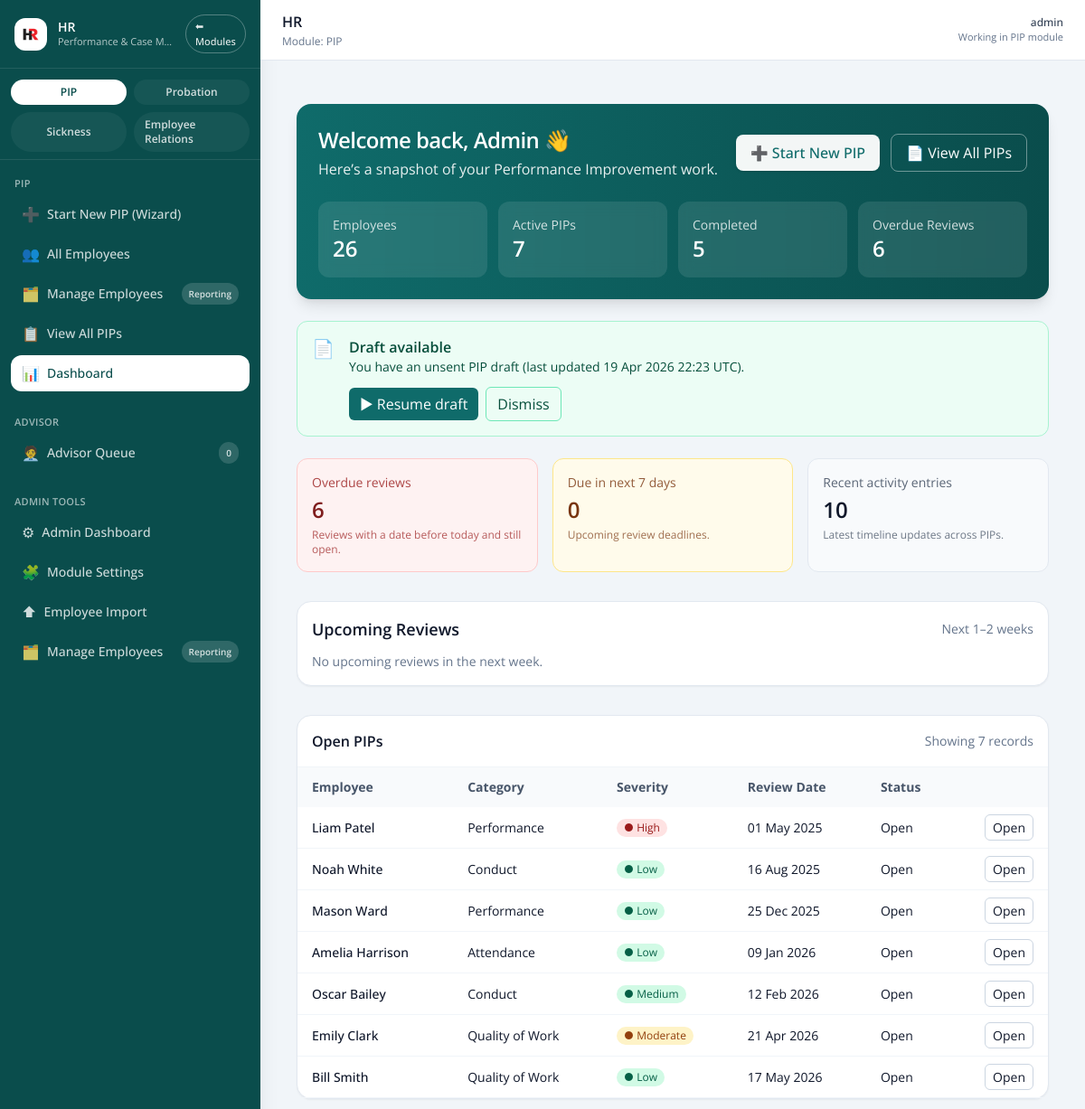
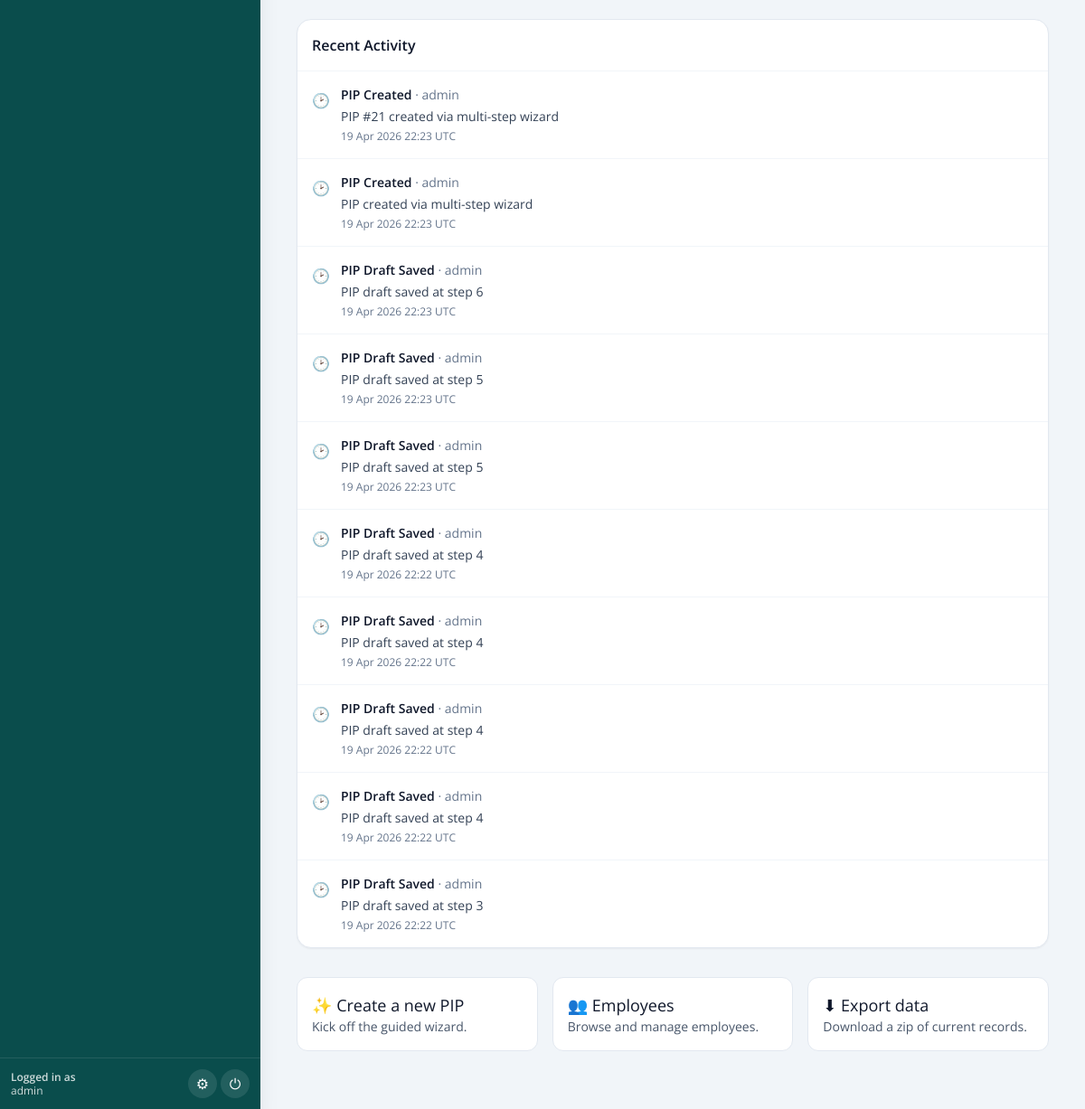
Page /dashboard (signed in) on the earlier database version (2 pictures, top to bottom).
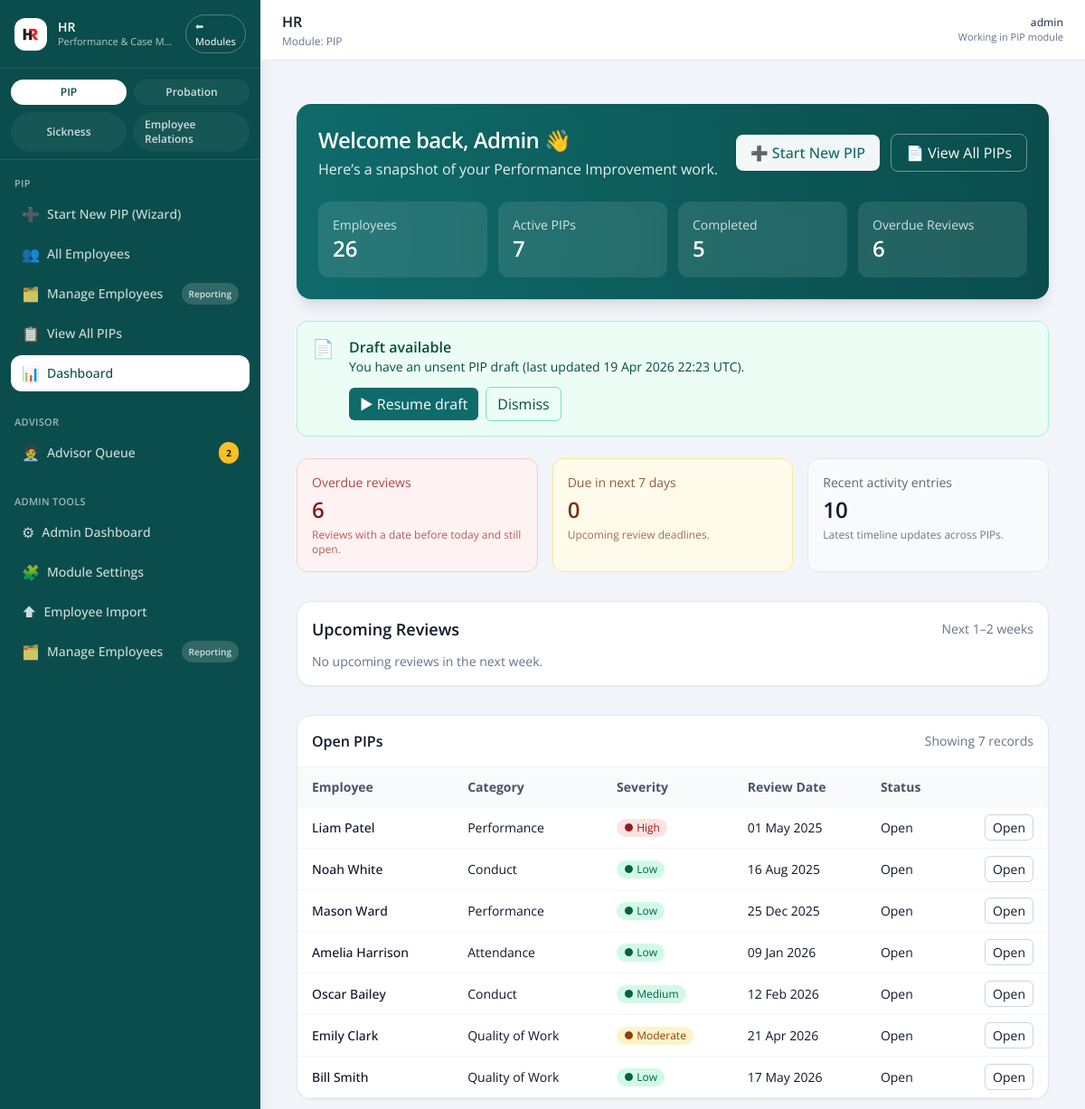
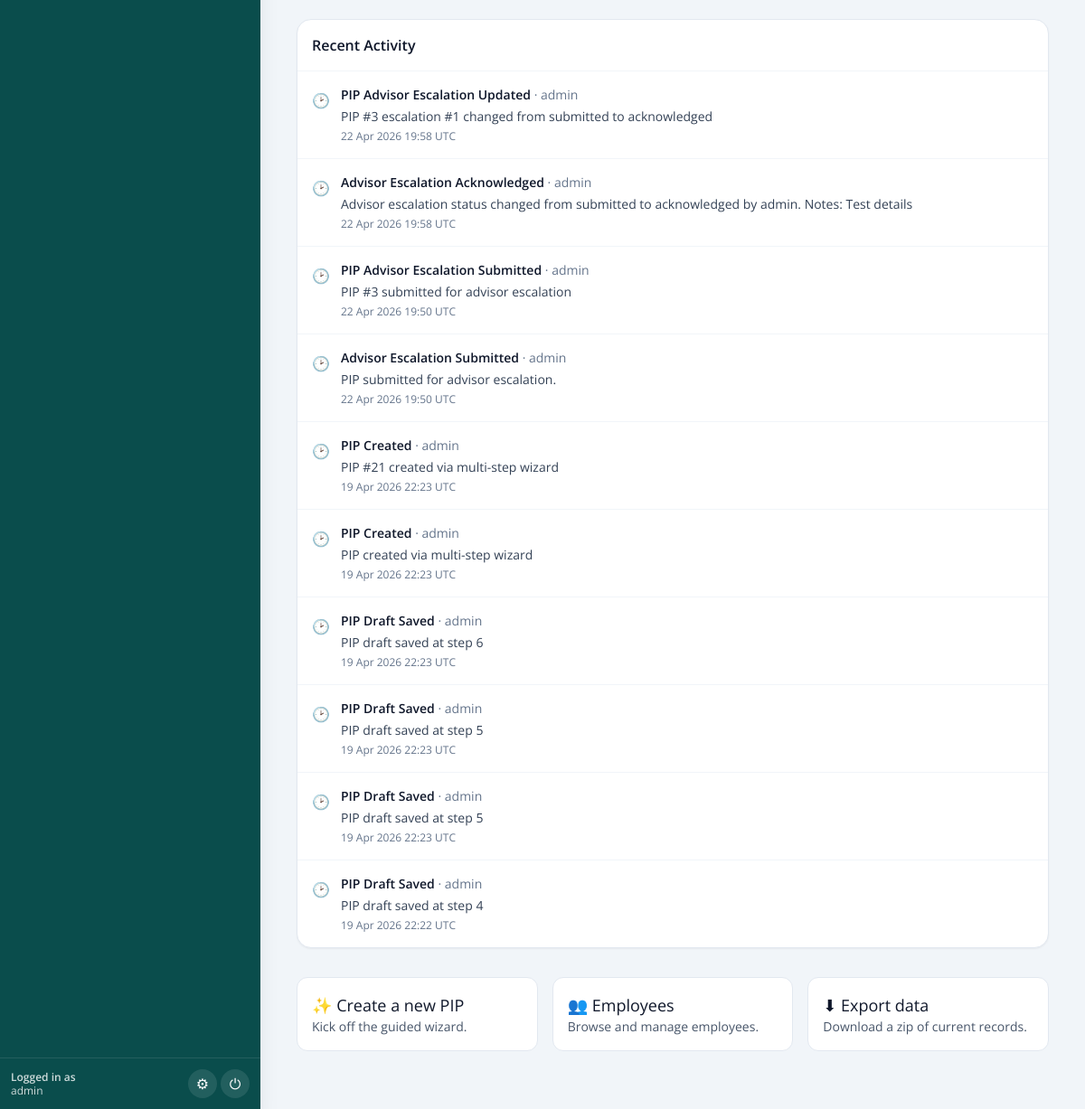
Same page on the later database version (2 pictures, top to bottom).
### pip_app/models.py (models this page shows, shortened)
class PIPRecord(db.Model):
    __tablename__ = "pip_record"
    id = db.Column(db.Integer, primary_key=True)
    employee_id = db.Column(db.Integer, db.ForeignKey("employee.id"), nullable=False)
    assigned_to = db.Column(
        db.Integer, db.ForeignKey("user.id"), nullable=True
    )
    concerns = db.Column(db.Text, nullable=False)
    start_date = db.Column(db.Date, nullable=False)
    review_date = db.Column(db.Date, nullable=False)
    meeting_notes = db.Column(db.Text)
    status = db.Column(db.String(20), default="Open")
    created_by = db.Column(db.String(100))
    created_at = db.Column(db.DateTime, default=datetime.utcnow)
    last_updated = db.Column(
        db.DateTime, default=datetime.utcnow, onupdate=datetime.utcnow
    )
    ai_advice = db.Column(db.Text)
    ai_advice_generated_at = db.Column(db.DateTime)
    capability_meeting_date = db.Column(db.DateTime, nullable=True)
    capability_meeting_time = db.Column(db.String, nullable=True)
    capability_meeting_venue = db.Column(db.String, nullable=True)
    concern_category = db.Column(db.String(100))
    severity = db.Column(db.String(50))
    frequency = db.Column(db.String(50))
    tags = db.Column(db.Text)
    ai_summary = db.Column(db.Text, nullable=True)
    ai_action_suggestions = db.Column(JSON, nullable=True)
    ai_next_up = db.Column(JSON, nullable=True)
    ai_actions_accepted = db.Column(JSON, nullable=True)
    outcome_status = db.Column(db.String(50), nullable=True)
    outcome_notes = db.Column(db.Text, nullable=True)
    employee = db.relationship("Employee", back_populates="pips")
    assignee = db.relationship("User", backref="assigned_pips")
    action_items = db.relationship(
        "PIPActionItem",
        back_populates="pip_record",
        cascade="all, delete-orphan",
        lazy=True,
    )
    timeline_events = db.relationship(
        "TimelineEvent",
        back_populates="pip_record",
        cascade="all, delete-orphan",
        lazy=True,
    )
    advisor_escalations = db.relationship(
        "AdvisorEscalation",
        primaryjoin="and_(foreign(AdvisorEscalation.source_record_id) == PIPRecord.id, "
        "AdvisorEscalation.source_record_type == 'pip')",
        viewonly=True,
        lazy=True,
        order_by="desc(AdvisorEscalation.created_at)",
    )

class Employee(db.Model):
    id = db.Column(db.Integer, primary_key=True)
    organisation_id = db.Column(
        db.Integer,
        db.ForeignKey("organisations.id"),
        nullable=True,
        index=True,
    )
    first_name = db.Column(db.String(100))
    last_name = db.Column(db.String(100))
    job_title = db.Column(db.String(100))
    line_manager = db.Column(db.String(100))
    service = db.Column(db.String(100))
    start_date = db.Column(db.Date)
    team_id = db.Column(db.Integer)
    email = db.Column(db.String(120), nullable=True)
    employment_status = db.Column(db.String(20), nullable=False, default="Active")
    is_leaver = db.Column(db.Boolean, nullable=False, default=False)
    leaving_date = db.Column(db.Date, nullable=True)
    leaving_reason_category = db.Column(db.String(100), nullable=True)
    leaving_reason_detail = db.Column(db.Text, nullable=True)
    leaving_notes = db.Column(db.Text, nullable=True)
    marked_as_leaver_at = db.Column(db.DateTime, nullable=True)
    marked_as_leaver_by = db.Column(db.String(120), nullable=True)
    reactivated_at = db.Column(db.DateTime, nullable=True)
    reactivated_by = db.Column(db.String(120), nullable=True)
    organisation = db.relationship(
        "Organisation",
        backref=db.backref("employees", lazy=True),
    )
    pips = db.relationship("PIPRecord", back_populates="employee", lazy=True)

class TimelineEvent(db.Model):
    __tablename__ = "timeline_event"
    id = db.Column(db.Integer, primary_key=True)
    pip_record_id = db.Column(
        db.Integer, db.ForeignKey("pip_record.id"), nullable=True
    )
    timestamp = db.Column(db.DateTime, default=datetime.utcnow)
    event_type = db.Column(db.String(100))
    notes = db.Column(db.Text)
    updated_by = db.Column(db.String(100))
    created_at = db.Column(db.DateTime, default=datetime.utcnow)
    pip_record = db.relationship("PIPRecord", back_populates="timeline_events")

### app.py (the view)
@app.route('/dashboard')
@login_required
def dashboard():
    total_employees = Employee.query.count()
    active_pips = PIPRecord.query.filter_by(status='Open').count()
    completed_pips = PIPRecord.query.filter_by(status='Completed').count()
    today = today_local()
    upcoming_deadline = today + timedelta(days=7)
    if current_user.admin_level == 0:
        q_base = (
            PIPRecord.query
            .join(Employee)
            .filter(Employee.team_id == current_user.team_id)
            .filter(PIPRecord.assigned_to == current_user.id)
        )
        overdue_reviews = q_base.filter(
            PIPRecord.status == 'Open',
            PIPRecord.review_date < today
        ).count()
        open_pips = q_base.filter(PIPRecord.status == 'Open') \
            .order_by(PIPRecord.review_date.asc().nullslast()) \
            .all()
        q_upcoming = q_base.filter(
            PIPRecord.status == 'Open',
            PIPRecord.review_date >= today,
            PIPRecord.review_date <= upcoming_deadline
        )
        upcoming_pips = q_upcoming.order_by(PIPRecord.review_date.asc()).all()
        due_soon_count = q_upcoming.count()
        recent_activity = (
            TimelineEvent.query
            .join(PIPRecord, TimelineEvent.pip_record_id == PIPRecord.id)
            .filter(PIPRecord.assigned_to == current_user.id)
            .order_by(TimelineEvent.timestamp.desc())
            .limit(10)
            .all()
        )
    else:
        overdue_reviews = PIPRecord.query.filter(
            PIPRecord.status == 'Open',
            PIPRecord.review_date < today
        ).count()
        open_pips = PIPRecord.query.filter(PIPRecord.status == 'Open') \
            .join(Employee) \
            .order_by(PIPRecord.review_date.asc().nullslast()) \
            .all()
        upcoming_pips = PIPRecord.query.filter(
            PIPRecord.status == 'Open',
            PIPRecord.review_date >= today,
            PIPRecord.review_date <= upcoming_deadline
        ).order_by(PIPRecord.review_date.asc()).all()
        due_soon_count = PIPRecord.query.filter(
            PIPRecord.status == 'Open',
            PIPRecord.review_date >= today,
            PIPRecord.review_date <= upcoming_deadline
        ).count()
        recent_activity = TimelineEvent.query.order_by(TimelineEvent.timestamp.desc()).limit(10).all()
    draft = get_active_draft_for_user(current_user.id)
    return render_template(
        'dashboard.html',
        total_employees=total_employees,
        active_pips=active_pips,
        completed_pips=completed_pips,
        overdue_reviews=overdue_reviews,
        recent_activity=recent_activity,
        upcoming_pips=upcoming_pips,
        open_pips=open_pips,
        due_soon_count=due_soon_count,
        draft=draft
    )

### app.py (called while the page is built)
@login_manager.user_loader
def load_user(user_id):
    return db.session.get(User, int(user_id))

@app.context_processor
def inject_module():
    return dict(active_module=session.get('active_module'))

@app.context_processor
def inject_enabled_modules():
    try:
        if getattr(current_user, "is_authenticated", False):
            return dict(enabled_modules=get_enabled_modules(user=current_user))
        return dict(enabled_modules=get_enabled_modules())
    except Exception:
        return dict(enabled_modules={module_key: True for module_key in DEFAULT_MODULE_KEYS})

@app.context_processor
def inject_csrf_token():
    return dict(csrf_token=generate_csrf)

@app.context_processor
def inject_time_helpers():
    return {
        "now_local": now_local,
        "today_local": today_local,
        "now_utc": now_utc,
    }

def compat_url_for(endpoint, **values):
    endpoint = LEGACY_ENDPOINT_ALIASES.get(endpoint, endpoint)
    return flask_url_for(endpoint, **values)

### pip_app/blueprints/pip.py (called while the page is built)
def get_active_draft_for_user(user_id):
    return DraftPIP.query.filter_by(user_id=user_id, is_dismissed=False) \
                         .order_by(DraftPIP.updated_at.desc()).first()

### templates/dashboard.html (shortened to what the changed rows need)
{% extends "base.html" %}
{% block content %}
<div class="max-w-7xl mx-auto px-4 py-8">
  <div class="relative overflow-hidden rounded-2xl bg-gradient-to-r from-[#0f6b6a] to-[#0a4d4c] text-white p-6 shadow-lg">
    <div class="flex flex-col md:flex-row md:items-center md:justify-between gap-4">
      <div>
        <h1 class="text-2xl font-semibold tracking-tight">Welcome back{% if current_user and current_user.username %}, {{ current_user.username|title }}{% endif %} 👋</h1>
      </div>
    </div>
  </div>
  <div class="mt-8 rounded-2xl border border-slate-200 bg-white p-4 shadow-sm">
    <div class="flex items-center justify-between mb-3">
      <h2 class="text-lg font-semibold text-slate-900">Upcoming Reviews</h2>
    </div>
    {% set items = upcoming_pips or [] %}
  </div>
  <div class="mt-8 rounded-2xl border border-slate-200 bg-white shadow-sm">
    {% if open_pips and open_pips|length > 0 %}
    <div class="overflow-x-auto">
      <table class="min-w-full text-sm">
        <thead>
          <tr class="bg-slate-50 text-slate-600">
            <th class="text-left px-4 py-3">Employee</th>
            <th class="text-left px-4 py-3">Category</th>
            <th class="text-left px-4 py-3">Severity</th>
            <th class="text-left px-4 py-3">Review Date</th>
            <th class="text-left px-4 py-3">Status</th>
            <th class="px-4 py-3"></th>
          </tr>
        </thead>
        <tbody>
          {% for p in open_pips %}
          <tr class="border-b border-slate-100 hover:bg-slate-50">
            <td class="px-4 py-3 font-medium text-slate-900">
              {{ p.employee.first_name }} {{ p.employee.last_name }}
            </td>
            <td class="px-4 py-3">{{ p.concern_category or '—' }}</td>
            <td class="px-4 py-3">
              <span class="inline-flex items-center gap-1 rounded-full px-2 py-0.5 text-xs
                {% if p.severity == 'High' %}bg-red-100 text-red-800
                {% elif p.severity == 'Moderate' %}bg-amber-100 text-amber-800
                {% else %}bg-emerald-100 text-emerald-800{% endif %}">
                ● {{ p.severity or 'Unknown' }}
              </span>
            </td>
            <td class="px-4 py-3">{{ p.review_date.strftime('%d %b %Y') if p.review_date else '—' }}</td>
            <td class="px-4 py-3">{{ p.status or 'Open' }}</td>
            <td class="px-4 py-3 text-right">
              <a href="{{ url_for('pip_detail', id=p.id) }}"
                 class="rounded-md border border-slate-300 px-2 py-1 hover:bg-slate-50">Open</a>
            </td>
          </tr>
          {% endfor %}
        </tbody>
      </table>
    </div>
    {% else %}
      <div class="p-6 text-center text-slate-500 text-sm">No open PIPs assigned to you.</div>
    {% endif %}
  </div>
  <div class="mt-8 rounded-2xl border border-slate-200 bg-white shadow-sm">
    <div class="divide-y divide-slate-100">
      {% for ev in (recent_activity or []) %}
      <div class="p-4 flex items-start gap-3">
        <div class="mt-1">🕑</div>
        <div class="flex-1">
          <div class="text-sm text-slate-900">
            <span class="font-semibold">{{ ev.event_type }}</span>
            {% if ev.updated_by %}<span class="text-slate-500"> · {{ ev.updated_by }}</span>{% endif %}
          </div>
          {% if ev.notes %}<div class="text-sm text-slate-700 mt-1">{{ ev.notes }}</div>{% endif %}
          {% if ev.timestamp %}<div class="text-xs text-slate-500 mt-1">{{ ev.timestamp.strftime('%d %b %Y %H:%M') }} UTC</div>{% endif %}
        </div>
      </div>
      {% else %}
      <div class="p-6 text-center text-slate-500 text-sm">No recent activity for your assigned cases.</div>
      {% endfor %}
    </div>
  </div>
</div>
{% endblock %}

### templates/base.html (shortened to what the changed rows need)
<!doctype html>
<html lang="en">
<head>
  <script src="https://cdn.tailwindcss.com"></script>
  <link rel="stylesheet" href="{{ url_for('static', filename='css/tokens.css') }}">
  <link rel="stylesheet" href="{{ url_for('static', filename='css/ui.css') }}">
</head>
<body class="bg-slate-100 text-slate-900">
{% set is_logged_in = current_user.is_authenticated if current_user is defined else False %}
{% set current_endpoint = request.endpoint or '' %}
{% set active_module = (active_module|default(None)) or session.get('active_module') %}
{% set enabled_modules = enabled_modules|default({}) %}
{% set advisor_queue_counts = advisor_queue_counts|default({'open': 0, 'unassigned': 0}) %}
{% set layout = (layout|default('')) %}
{% set hide_sidebar = ((hide_sidebar if hide_sidebar is defined else False) or (not is_logged_in) or (layout == 'fullscreen')) %}
<div class="min-h-screen flex bg-slate-100">
  {% if is_logged_in and not hide_sidebar %}
    <aside class="flex flex-col w-72 bg-[#0a4d4c] text-white shadow-xl">
      <nav class="flex-1 overflow-y-auto px-3 py-4 space-y-6 text-sm">
        {% if current_user.is_admin() %}
          <div>
            <ul class="space-y-1">
              <li>
                <a href="{{ url_for('admin.advisor_escalation_queue') }}"
                   class="flex items-center justify-between gap-2 rounded-xl px-3 py-2
                          {% if current_endpoint == 'admin.advisor_escalation_queue' %}
                            bg-white text-[#0a4d4c]
                          {% else %}
                            text-white/80 hover:bg-white/10
                          {% endif %}">
                  <span class="flex items-center gap-2 min-w-0">
                    <span class="text-base">🧑‍💼</span>
                    <span class="text-sm font-medium">Advisor Queue</span>
                  </span>
                  {% if advisor_queue_counts.open > 0 %}
                    <span class="inline-flex items-center rounded-full bg-amber-400 px-2 py-0.5 text-[10px] font-bold text-slate-900">
                      {{ advisor_queue_counts.open }}
                    </span>
                  {% else %}
                    <span class="inline-flex items-center rounded-full bg-white/15 px-2 py-0.5 text-[10px] font-semibold text-inherit">
                      0
                    </span>
                  {% endif %}
                </a>
              </li>
            </ul>
          </div>
        {% endif %}
      </nav>
    </aside>
  {% endif %}
  <div class="flex-1 flex flex-col min-w-0">
    <header class="w-full border-b border-slate-200 bg-white">
      <div class="px-4 sm:px-6 py-3 flex items-center justify-between gap-3">
        <div class="flex items-center gap-3">
          <div>
            {% block page_title %}
              <h1 class="text-base font-semibold text-slate-900">
                HR
              </h1>
            {% endblock %}
          </div>
        </div>
      </div>
    </header>
    <main class="flex-1 min-w-0 px-4 sm:px-6 pb-8">
      {% block content %}{% endblock %}
    </main>
  </div>
</div>
</body>
</html>

Differences in the rows shown:
no longer on this page (row unchanged): TimelineEvent: event_type "PIP Draft Saved", updated_by "admin", notes "PIP draft saved at step 4", timestamp "19 Apr 2026 22:22"
no longer on this page (row unchanged): TimelineEvent: event_type "PIP Draft Saved", updated_by "admin", notes "PIP draft saved at step 4", timestamp "19 Apr 2026 22:22"
no longer on this page (row unchanged): TimelineEvent: event_type "PIP Draft Saved", updated_by "admin", notes "PIP draft saved at step 4", timestamp "19 Apr 2026 22:22"
no longer on this page (row unchanged): TimelineEvent: event_type "PIP Draft Saved", updated_by "admin", notes "PIP draft saved at step 3", timestamp "19 Apr 2026 22:22"
added TimelineEvent: event_type "PIP Advisor Escalation Updated", updated_by "admin", notes "PIP #3 escalation #1 changed from submitted to acknowledged", timestamp "22 Apr 2026 19:58"
added TimelineEvent: event_type "Advisor Escalation Acknowledged", updated_by "admin", notes "Advisor escalation status changed from submitted to acknowledged by admin. Notes: Test details", timestamp "22 Apr 2026 19:58"
added TimelineEvent: event_type "PIP Advisor Escalation Submitted", updated_by "admin", notes "PIP #3 submitted for advisor escalation", timestamp "22 Apr 2026 19:50"
added TimelineEvent: event_type "Advisor Escalation Submitted", updated_by "admin", notes "PIP submitted for advisor escalation.", timestamp "22 Apr 2026 19:50"
Other differences:
{{ advisor_queue_counts.open }}: (not shown) → "2"
text no longer shown: "0"
